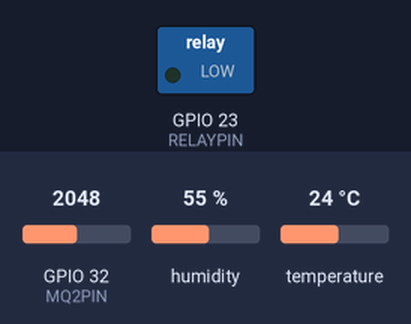
The sketch below on a simulated ESP32. Parts: switched loads named in the sketch (green lamp = pin HIGH). The test bench sets the inputs (shaded band); at power-on: GPIO 32 (MQ2PIN) = 2048, humidity 55 %, temperature 24 °C. WiFi joins after 1.5 s; servers stay silent unless stated; random numbers use the default seed unless the sketch sets one; the Firebase database answers and starts empty; what the sketch prints to the serial monitor is not drawn.

Above: at 0.1 s.
At 2.2 s:
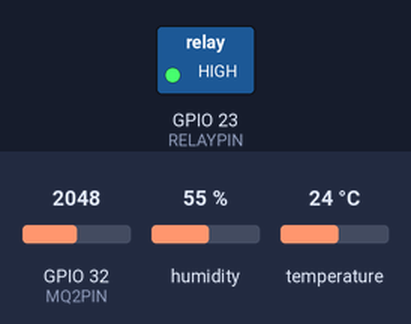
Timing chart, 0 to 3.7 s (numbered marks = the images above):
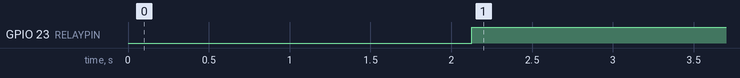

Measured:
- by itself, GPIO 23 (RELAYPIN): LOW → HIGH at 2.1 s

The sketch:

esp32_firmware.ino
```cpp
#include <WiFi.h>
#include <FirebaseESP32.h>
#include <DHT.h>
#include <ArduinoJson.h>

// --- Configuration ---
#define WIFI_SSID "realme"
#define WIFI_PASSWORD "jjjjjjjjjj"
#define FIREBASE_HOST "smartlink-cefc5-default-rtdb.asia-southeast1.firebasedatabase.app"
#define FIREBASE_AUTH "JOaEkby5nYWZT2iPYsIPzN1svx8f0haYiGQyNk3n"

#define NODE_ID "master" // Change to slave1, slave2, etc. for other nodes

// --- Pins ---
#define DHTPIN 4
#define DHTTYPE DHT11
#define MQ2PIN 32
#define RELAYPIN 23

// --- Objects ---
DHT dht(DHTPIN, DHTTYPE);
FirebaseData firebaseData;
FirebaseConfig config;
FirebaseAuth auth;

// --- Variables ---
float airTemp, humidity, waterTemp, ph, ec;
int gasValue;
String motorStatus = "OFF";
String motorMode = "AUTO";

// --- Simulated Sensor Logic ---
float generateSimulatedPH() {
  return 6.5 + (random(0, 150) / 100.0); // 6.5 - 8.0
}

float generateSimulatedEC() {
  return 200 + random(0, 600); // 200 - 800
}

void setup() {
  Serial.begin(115200);

  pinMode(RELAYPIN, OUTPUT);
  digitalWrite(RELAYPIN, LOW); // Start with motor OFF

  dht.begin();

  WiFi.begin(WIFI_SSID, WIFI_PASSWORD);
  Serial.print("Connecting to Wi-Fi");
  while (WiFi.status() != WL_CONNECTED) {
    Serial.print(".");
    delay(300);
  }
  Serial.println();
  Serial.print("Connected with IP: ");
  Serial.println(WiFi.localIP());

  config.host = FIREBASE_HOST;
  config.signer.tokens.legacy_token = FIREBASE_AUTH;

  Firebase.begin(&config, &auth);
  Firebase.reconnectWiFi(true);
}

void loop() {
  // 1. Read Sensors
  humidity = dht.readHumidity();
  airTemp = dht.readTemperature();
  gasValue = analogRead(MQ2PIN);

  // Simulated sensors
  ph = generateSimulatedPH();
  ec = generateSimulatedEC();
  waterTemp = airTemp - 2.0; // Simulated offset

  if (isnan(humidity) || isnan(airTemp)) {
    Serial.println("Failed to read from DHT sensor!");
    return;
  }

  // 2. Push Data to Firebase
  FirebaseJson json;
  json.set("sensors/airTemp", airTemp);
  json.set("sensors/humidity", humidity);
  json.set("sensors/gas", gasValue);
  json.set("sensors/ph", ph);
  json.set("sensors/ec", ec);
  json.set("sensors/waterTemp", waterTemp);
  json.set("sensors/timestamp", (uint32_t)(millis() / 1000)); // Simplified timestamp

  String path = "/nodes/" + String(NODE_ID);
  if (Firebase.updateNode(firebaseData, path, json)) {
    Serial.println("Data updated in Firebase");
  } else {
    Serial.println("Firebase update failed: " + firebaseData.errorReason());
  }

  // 3. Check Control Commands
  if (Firebase.getString(firebaseData, path + "/motor/mode")) {
    motorMode = firebaseData.stringData();
  }

  if (motorMode == "MANUAL") {
    if (Firebase.getString(firebaseData, path + "/motor/status")) {
      motorStatus = firebaseData.stringData();
      digitalWrite(RELAYPIN, (motorStatus == "ON") ? HIGH : LOW);
    }
  } else {
    // AUTO Mode Logic
    float phMin = 6.5, phMax = 7.5, ecMax = 800, gasMax = 500, tempMax = 35;

    // Fetch thresholds from Firebase (optional, or use defaults)
    if (Firebase.getFloat(firebaseData, path + "/thresholds/phMin")) phMin = firebaseData.floatData();
    if (Firebase.getFloat(firebaseData, path + "/thresholds/phMax")) phMax = firebaseData.floatData();
    // ... etc for other thresholds

    bool shouldBeOn = (ph < phMin || ph > phMax) || (ec > ecMax) || (gasValue > gasMax) || (airTemp > tempMax);

    motorStatus = shouldBeOn ? "ON" : "OFF";
    digitalWrite(RELAYPIN, shouldBeOn ? HIGH : LOW);

    // Update status back to Firebase
    Firebase.setString(firebaseData, path + "/motor/status", motorStatus);
  }

  delay(2000); // Wait 2 seconds
}
```
